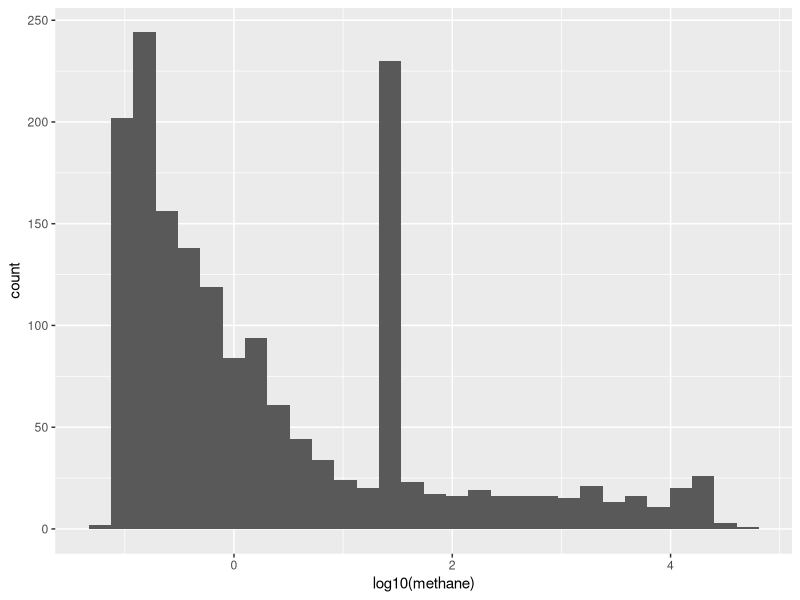
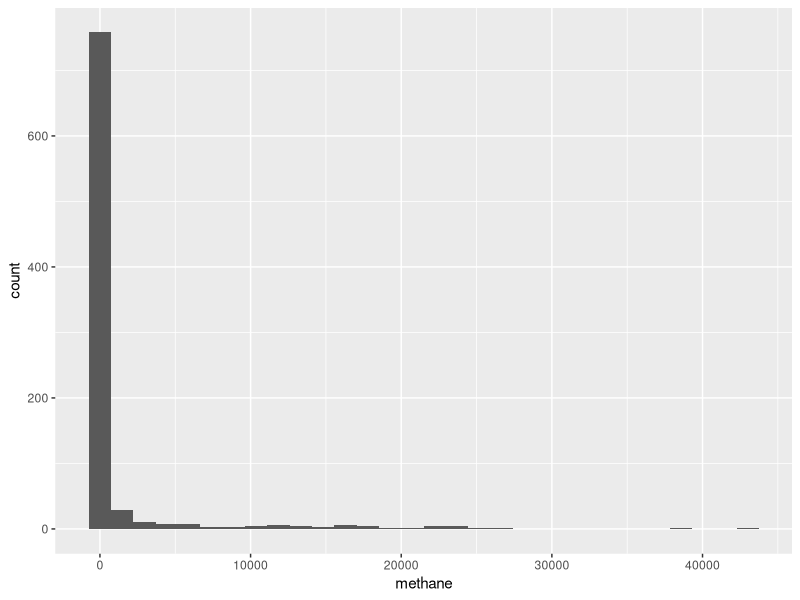
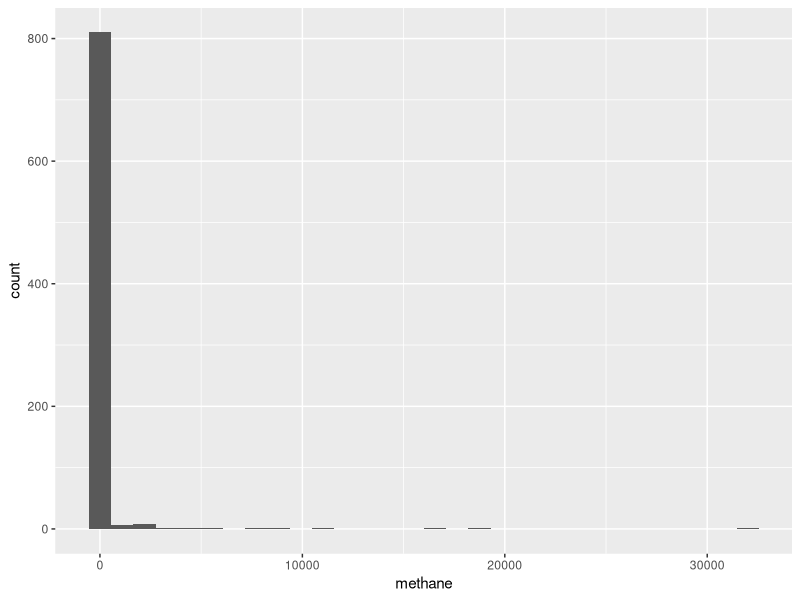

Generate these figures, in order, with R:
## ---- chunk 1
getwd()
library(readxl)
library(dplyr)
library(rstatix)
#library(coin)
library(kableExtra)
## ---- chunk 2
pafrack <- read_excel("PAFracking.xlsx", sheet = "Data")
## ---- chunk 3

### Near vs Far

  ## ALL
  library(dplyr)
  pafrack %>%
  group_by(proximity) %>%
  summarise(
    mean_methane = mean(methane),
    median_methane = median(methane),
    min_methane = min(methane),
    max_methane = max(methane),
    sd_methane = sd(methane)
  ) %>% 
  ungroup() %>% data.frame() %>%
  kable("latex", booktabs = T, escape = F,
        col.names = linebreak(c("Proximity\nCategory", "Mean\nMethane\nConc.",
                                "Median\nMethane\nConc.", "Min\nMethane\nConc.",
                                "Max\nMethane\nConc.", "Standard Deviation of\nMethane\nConc."
        ), align = "c"))  %>%
  column_spec(1:1, width = "1.5cm") %>%
  kable_styling(position = "center") %>%
  kable_styling(latex_options = "hold_position")

## ---- chunk 4
  ## Only valley sites
  pafrack %>%
  group_by(proximity) %>%
  filter(location == "Valley") %>%
  summarise(
    mean_methane = mean(methane),
    median_methane = median(methane),
    min_methane = min(methane),
    max_methane = max(methane),
    sd_methane = sd(methane)
  ) %>% 
  ungroup() %>% data.frame() %>%
  kable("latex", booktabs = T, escape = F,
        col.names = linebreak(c("Proximity\nCategory", "Mean\nMethane\nConc.",
                                "Median\nMethane\nConc.", "Min\nMethane\nConc.",
                                "Max\nMethane\nConc.", "Standard Deviation of\nMethane\nConc."
        ), align = "c"))  %>%
  column_spec(1:1, width = "1.5cm") %>%
  kable_styling(position = "center") %>%
  kable_styling(latex_options = "HOLD_position")
## ---- chunk 5
  ## Only valley sites
  pafrack %>%
  group_by(proximity) %>%
  filter(location == "Upland") %>%
  summarise(
    mean_methane = mean(methane),
    median_methane = median(methane),
    min_methane = min(methane),
    max_methane = max(methane),
    sd_methane = sd(methane)
  ) %>% 
  ungroup() %>% data.frame() %>%
  kable("latex", booktabs = T, escape = F,
        col.names = linebreak(c("Proximity\nCategory", "Mean\nMethane\nConc.",
                                "Median\nMethane\nConc.", "Min\nMethane\nConc.",
                                "Max\nMethane\nConc.", "Standard Deviation of\nMethane\nConc."
        ), align = "c"))  %>%
  column_spec(1:1, width = "1.5cm") %>%
  kable_styling(position = "center") %>%
  kable_styling(latex_options = "HOLD_position")
## ---- chunk 6
  ## Only valley sites
  pafrack %>%
  group_by(location) %>%
  summarise(
    mean_methane = mean(methane),
    median_methane = median(methane),
    min_methane = min(methane),
    max_methane = max(methane),
    sd_methane = sd(methane)
  ) %>% 
  ungroup() %>% data.frame() %>%
  kable("latex", booktabs = T, escape = F,
        col.names = linebreak(c("Location", "Mean\nMethane\nConc.",
                                "Median\nMethane\nConc.", "Min\nMethane\nConc.",
                                "Max\nMethane\nConc.", "Standard Deviation of\nMethane\nConc."
        ), align = "c"))  %>%
  column_spec(1:1, width = "1.5cm") %>%
  kable_styling(position = "center") %>%
  kable_styling(latex_options = "HOLD_position")
## ---- chunk 7
## identifying outliers

library(rstatix)
pafrack %>% group_by(proximity) %>%
  identify_outliers(methane)

## test for normality
pafrack %>% group_by(proximity) %>%
  shapiro_test(methane) ## Okay so p-value is significant => either log transform data or non-parametric

## try to visualize data

library(ggplot2)
ggplot(pafrack, aes(x=log10(methane))) + 
  geom_histogram() ##still dont look normal

## verify this: 
shapiro_test(log(pafrack$methane)) # Yes still non significant. Gotta do non parametric now

# since near and far samples are independent, Wilcoxon rank sum is the go to:

near_far_all <- pafrack %>% 
  wilcox_test(methane ~ proximity) %>%
  add_significance()
near_far_all

near_far_all_eff <- pafrack %>% wilcox_effsize(methane ~ proximity)
near_far_all_eff

## OK, p is significant. Near and Far are different!

## ---- chunk 8
## identifying outliers

valley_sites <- pafrack %>% group_by(proximity) %>%
  filter(location == "Valley") %>% ungroup() #if you dont ungroup, test wont go thru

valley_sites %>% identify_outliers(methane)

## test for normality
valley_sites %>% shapiro_test(methane) ## Okay so p-value is significant => either log transform data or non-parametric

## try to visualize data

library(ggplot2)
ggplot(valley_sites, aes(x=methane)) + 
  geom_histogram() ##dont look normal

## try log trans : 
shapiro_test(log(valley_sites$methane)) # Yes still non significant. Gotta do non parametric now

# since near and far samples are independent, Wilcoxon rank sum is the go to:

near_far_valley <-  valley_sites %>%
  wilcox_test(methane ~ proximity) %>%
  add_significance()
near_far_valley

near_far_valley_eff <- valley_sites %>% wilcox_effsize(methane ~ proximity)
near_far_valley_eff

## OK, p is significant. Near and Far are different at valley sites! effect size is small

## ---- chunk 9
## identifying outliers

upland_sites <- pafrack %>% group_by(proximity) %>%
  filter(location == "Upland") %>% ungroup() #if you dont ungroup, test wont go thru

upland_sites %>% identify_outliers(methane)

## test for normality
upland_sites %>% shapiro_test(methane) ## Okay so p-value is significant => either log transform data or non-parametric

## try to visualize data

library(ggplot2)
ggplot(upland_sites, aes(x=methane)) + 
  geom_histogram() ##dont look normal

## try log trans : 
shapiro_test(log(upland_sites$methane)) # Yes still non significant. Gotta do non parametric now

# since near and far samples are independent, Wilcoxon rank sum is the go to:

near_far_upland <-  upland_sites %>%
  wilcox_test(methane ~ proximity, alternative = "two.sided") %>%
  add_significance()
near_far_upland

near_far_upland <-  upland_sites %>%
  wilcox_test(methane ~ proximity, alternative = "less") %>%
  add_significance()
near_far_upland

near_far_upland_eff <- upland_sites %>% wilcox_effsize(methane ~ proximity)
near_far_upland_eff

## OK, p is significant. Near and Far are different at upland sites! effect size is small

## ---- chunk 10

## data for this test are similar for data used for near vs far test

# since upland and valley samples are independent, Wilcoxon rank sum is the go to:

upland_valley <-  pafrack %>%
  wilcox_test(methane ~ location) %>%
  add_significance()
upland_valley

upland_valley_eff <- pafrack %>% wilcox_effsize(methane ~ location)
upland_valley_eff

## OK, p is significant. valley and upland are different ! effect size is small
